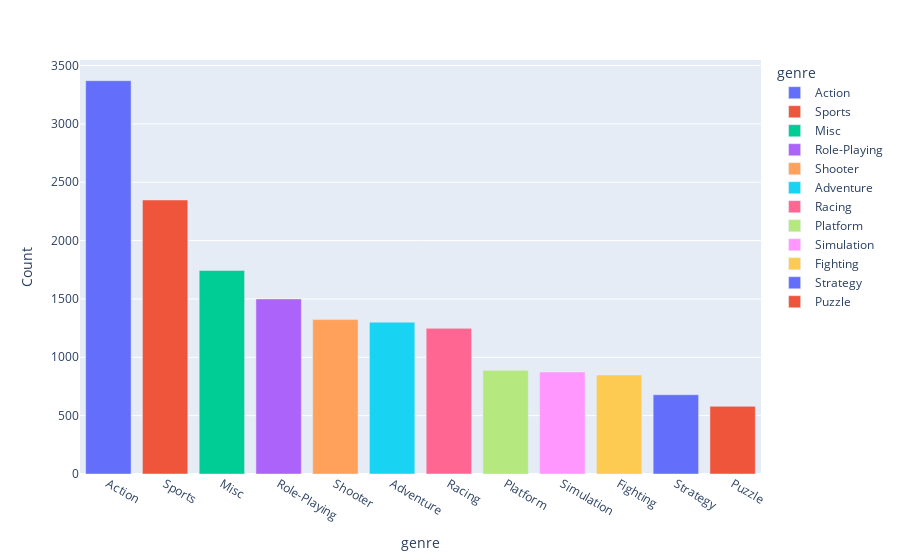

The code cell stored with this chart in its notebook:
### Markdown cell above
Bar plot showing the max games were release in the year 2007. The period between 2007 to 2010 max games were released after that it started decreasing.

### Code cell
count=video_games_df['genre'].value_counts().reset_index()
count.columns=['genre', 'Count']
count
px.bar(count, x='genre', y='Count',color="genre")

### Figure 1 — Plotly figure (JSON) as saved in the notebook; plotly's stock layout.template omitted (floating-point values rounded to 4 significant figures)
{"data": [{"alignmentgroup": "True", "hovertemplate": "genre=%{x}<br>Count=%{y}<extra></extra>", "legendgroup": "Action", "marker": {"color": "#636efa"}, "name": "Action", "offsetgroup": "Action", "orientation": "v", "showlegend": true, "textposition": "auto", "type": "bar", "x": ["Action"], "xaxis": "x", "y": [3370], "yaxis": "y"}, {"alignmentgroup": "True", "hovertemplate": "genre=%{x}<br>Count=%{y}<extra></extra>", "legendgroup": "Sports", "marker": {"color": "#EF553B"}, "name": "Sports", "offsetgroup": "Sports", "orientation": "v", "showlegend": true, "textposition": "auto", "type": "bar", "x": ["Sports"], "xaxis": "x", "y": [2348], "yaxis": "y"}, {"alignmentgroup": "True", "hovertemplate": "genre=%{x}<br>Count=%{y}<extra></extra>", "legendgroup": "Misc", "marker": {"color": "#00cc96"}, "name": "Misc", "offsetgroup": "Misc", "orientation": "v", "showlegend": true, "textposition": "auto", "type": "bar", "x": ["Misc"], "xaxis": "x", "y": [1744], "yaxis": "y"}, {"alignmentgroup": "True", "hovertemplate": "genre=%{x}<br>Count=%{y}<extra></extra>", "legendgroup": "Role-Playing", "marker": {"color": "#ab63fa"}, "name": "Role-Playing", "offsetgroup": "Role-Playing", "orientation": "v", "showlegend": true, "textposition": "auto", "type": "bar", "x": ["Role-Playing"], "xaxis": "x", "y": [1500], "yaxis": "y"}, {"alignmentgroup": "True", "hovertemplate": "genre=%{x}<br>Count=%{y}<extra></extra>", "legendgroup": "Shooter", "marker": {"color": "#FFA15A"}, "name": "Shooter", "offsetgroup": "Shooter", "orientation": "v", "showlegend": true, "textposition": "auto", "type": "bar", "x": ["Shooter"], "xaxis": "x", "y": [1323], "yaxis": "y"}, {"alignmentgroup": "True", "hovertemplate": "genre=%{x}<br>Count=%{y}<extra></extra>", "legendgroup": "Adventure", "marker": {"color": "#19d3f3"}, "name": "Adventure", "offsetgroup": "Adventure", "orientation": "v", "showlegend": true, "textposition": "auto", "type": "bar", "x": ["Adventure"], "xaxis": "x", "y": [1301], "yaxis": "y"}, {"alignmentgroup": "True", "hovertemplate": "genre=%{x}<br>Count=%{y}<extra></extra>", "legendgroup": "Racing", "marker": {"color": "#FF6692"}, "name": "Racing", "offsetgroup": "Racing", "orientation": "v", "showlegend": true, "textposition": "auto", "type": "bar", "x": ["Racing"], "xaxis": "x", "y": [1248], "yaxis": "y"}, {"alignmentgroup": "True", "hovertemplate": "genre=%{x}<br>Count=%{y}<extra></extra>", "legendgroup": "Platform", "marker": {"color": "#B6E880"}, "name": "Platform", "offsetgroup": "Platform", "orientation": "v", "showlegend": true, "textposition": "auto", "type": "bar", "x": ["Platform"], "xaxis": "x", "y": [888], "yaxis": "y"}, {"alignmentgroup": "True", "hovertemplate": "genre=%{x}<br>Count=%{y}<extra></extra>", "legendgroup": "Simulation", "marker": {"color": "#FF97FF"}, "name": "Simulation", "offsetgroup": "Simulation", "orientation": "v", "showlegend": true, "textposition": "auto", "type": "bar", "x": ["Simulation"], "xaxis": "x", "y": [874], "yaxis": "y"}, {"alignmentgroup": "True", "hovertemplate": "genre=%{x}<br>Count=%{y}<extra></extra>", "legendgroup": "Fighting", "marker": {"color": "#FECB52"}, "name": "Fighting", "offsetgroup": "Fighting", "orientation": "v", "showlegend": true, "textposition": "auto", "type": "bar", "x": ["Fighting"], "xaxis": "x", "y": [849], "yaxis": "y"}, {"alignmentgroup": "True", "hovertemplate": "genre=%{x}<br>Count=%{y}<extra></extra>", "legendgroup": "Strategy", "marker": {"color": "#636efa"}, "name": "Strategy", "offsetgroup": "Strategy", "orientation": "v", "showlegend": true, "textposition": "auto", "type": "bar", "x": ["Strategy"], "xaxis": "x", "y": [679], "yaxis": "y"}, {"alignmentgroup": "True", "hovertemplate": "genre=%{x}<br>Count=%{y}<extra></extra>", "legendgroup": "Puzzle", "marker": {"color": "#EF553B"}, "name": "Puzzle", "offsetgroup": "Puzzle", "orientation": "v", "showlegend": true, "textposition": "auto", "type": "bar", "x": ["Puzzle"], "xaxis": "x", "y": [580], "yaxis": "y"}], "layout": {"barmode": "relative", "legend": {"title": {"text": "genre"}, "tracegroupgap": 0}, "margin": {"t": 60}, "xaxis": {"anchor": "y", "categoryarray": ["Action", "Sports", "Misc", "Role-Playing", "Shooter", "Adventure", "Racing", "Platform", "Simulation", "Fighting", "Strategy", "Puzzle"], "categoryorder": "array", "domain": [0, 1], "title": {"text": "genre"}}, "yaxis": {"anchor": "x", "domain": [0, 1], "title": {"text": "Count"}}}}
